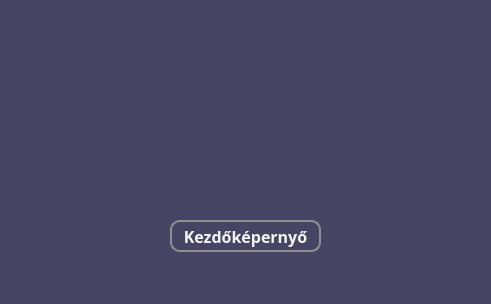
<?xml version="1.0" encoding="UTF-8"?>
<ui version="4.0">
 <class>MainWindow</class>
 <widget class="QMainWindow" name="MainWindow">
  <property name="geometry">
   <rect>
    <x>0</x>
    <y>0</y>
    <width>491</width>
    <height>304</height>
   </rect>
  </property>
  <property name="windowTitle">
   <string>Eredmény</string>
  </property>
  <property name="styleSheet">
   <string notr="true">* {
	background-color: rgb(70, 70, 100);
	font-size: 16pt;
	color: grey;
}</string>
  </property>
  <widget class="QWidget" name="centralwidget">
   <widget class="QWidget" name="widget" native="true">
    <property name="geometry">
     <rect>
      <x>0</x>
      <y>0</y>
      <width>491</width>
      <height>271</height>
     </rect>
    </property>
    <property name="styleSheet">
     <string notr="true">* {
	background-color: rgb(70, 70, 100);
    font-size: 16px;
    font-weight: bold;
}</string>
    </property>
    <widget class="QPushButton" name="nextButton">
     <property name="geometry">
      <rect>
       <x>170</x>
       <y>220</y>
       <width>151</width>
       <height>32</height>
      </rect>
     </property>
     <property name="font">
      <font>
       <family>Corbel</family>
       <pointsize>-1</pointsize>
       <bold>true</bold>
      </font>
     </property>
     <property name="styleSheet">
      <string notr="true">* {
	background-color: rgb(70, 70, 100);
	border: 2px solid #8f8f91;
	border-radius: 10px;
	color: whitesmoke;
}

*:hover {
	background-color: rgb(120, 120, 220);
	color: white;
}</string>
     </property>
     <property name="text">
      <string>Kezdőképernyő</string>
     </property>
    </widget>
    <widget class="QLabel" name="infoLabel">
     <property name="enabled">
      <bool>true</bool>
     </property>
     <property name="geometry">
      <rect>
       <x>20</x>
       <y>20</y>
       <width>451</width>
       <height>171</height>
      </rect>
     </property>
     <property name="font">
      <font>
       <family>Corbel</family>
       <pointsize>12</pointsize>
       <bold>true</bold>
      </font>
     </property>
     <property name="layoutDirection">
      <enum>Qt::LeftToRight</enum>
     </property>
     <property name="styleSheet">
      <string notr="true">* {
	font-size: 12pt;
	color: whitesmoke;
}</string>
     </property>
     <property name="frameShape">
      <enum>QFrame::NoFrame</enum>
     </property>
     <property name="text">
      <string/>
     </property>
     <property name="textFormat">
      <enum>Qt::PlainText</enum>
     </property>
     <property name="scaledContents">
      <bool>true</bool>
     </property>
     <property name="alignment">
      <set>Qt::AlignCenter</set>
     </property>
    </widget>
   </widget>
  </widget>
  <widget class="QStatusBar" name="statusbar"/>
 </widget>
 <resources/>
 <connections/>
</ui>
